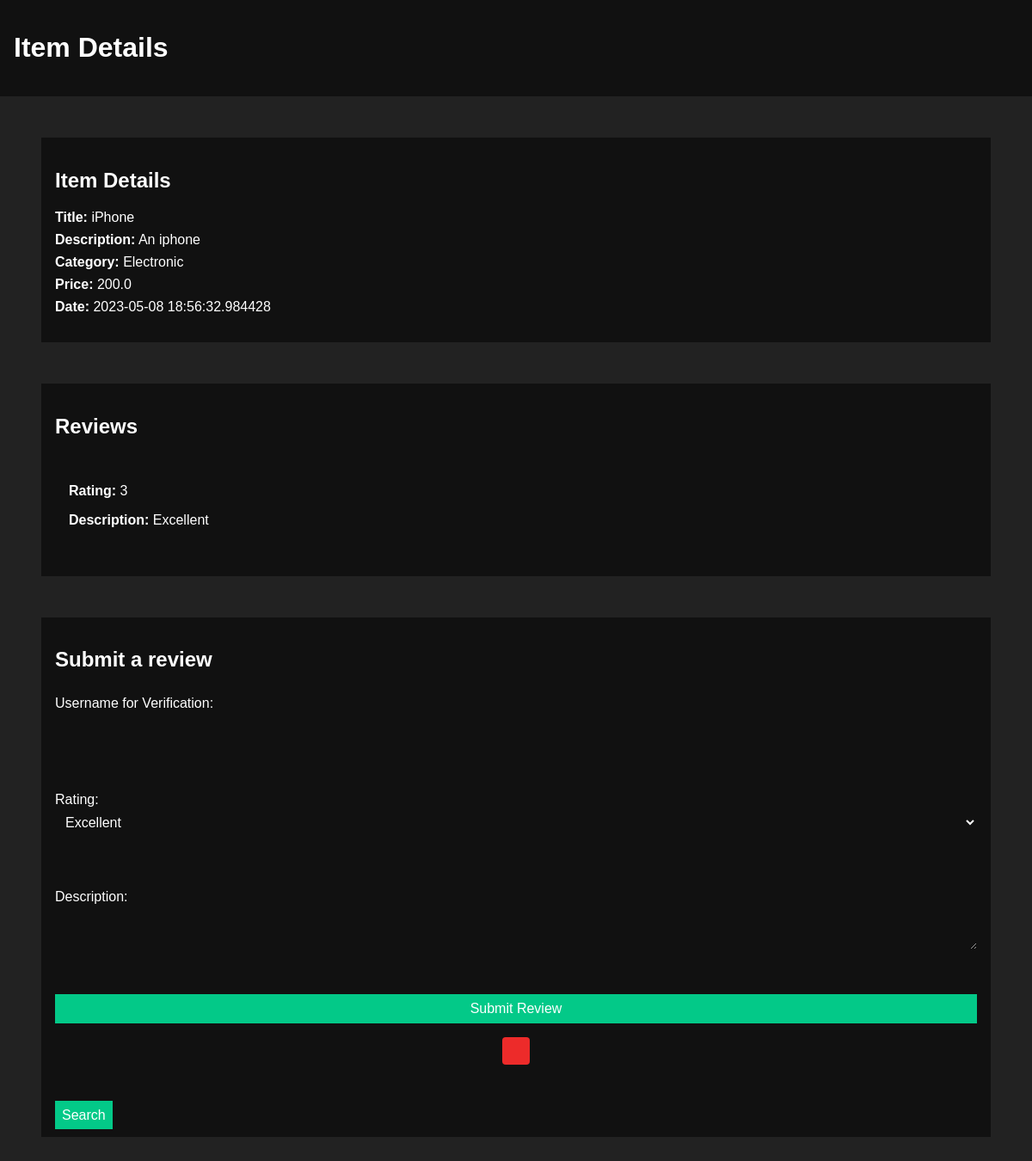
The app's page /item/3/ with its own data.
### tables this page shows
CREATE TABLE items (
                        id INTEGER PRIMARY KEY AUTOINCREMENT,
                        username TEXT,
                        title TEXT,
                        description TEXT,
                        category TEXT,
                        price REAL,
                        date TEXT
                        );

CREATE TABLE reviews (
                    id INTEGER PRIMARY KEY AUTOINCREMENT,
                    username TEXT,
                    item_id INTEGER,
                    rating TEXT,
                    description TEXT,
                    date TEXT
                    );

### app.py (the view)
@app.route("/item/<int:item_id>/")
def item_detail(item_id):
    with sqlite3.connect(db_path) as conn:
        c = conn.cursor()
        c.execute("SELECT * FROM items WHERE id = ?", (item_id,))
        item = c.fetchone()
        if item:
            c.execute("SELECT * FROM reviews WHERE item_id = ?", (item_id,))
            reviews = c.fetchall()
            return render_template("selected.html", item=item, reviews=reviews)
        else:
            return "Item not found", 404

### templates/selected.html (shortened to what this page needs)
<!DOCTYPE html>
<html lang="en">
  <head>
    <link rel="stylesheet" href="{{ url_for('static', filename='review.css') }}">
  </head>
  <body>
    <header>
      <h1>Item Details</h1>
    </header>
    <section class="item-details">
      <h2>Item Details</h2>
      <ul>
        <li><strong>Title:</strong> {{ item[2] }}</li>
        <li><strong>Description:</strong> {{ item[3] }}</li>
        <li><strong>Category:</strong> {{ item[4] }}</li>
        <li><strong>Price:</strong> {{ item[5] }}</li>
        <li><strong>Date:</strong> {{ item[6] }}</li>
      </ul>
    </section>
    <section class="reviews">
      <h2>Reviews</h2>
      {% if reviews %}
        {% for review in reviews %}
          <div class="review">
            <p><strong>Rating:</strong> {{ review[2] }}</p>
            <p><strong>Description:</strong> {{ review[3] }}</p>
          </div>
        {% endfor %}
      {% else %}
        <p>No reviews found.</p>
      {% endif %}
    </section>
    <section class="submit-review">
      <h2>Submit a review</h2>
      <form method="POST" action="{{ url_for('submit_review', item_id=item[0]) }}">
        <label for="username">Username for Verification:</label>
        <input type="username" id="title" name="username" required>
        <br><br>
        <label for="rating">Rating:</label>
        <select id="rating" name="rating" required>
          <option value="Excellent">Excellent</option>
        </select>
        <br><br>
        <label for="description">Description:</label>
        <textarea id="description" name="description" required></textarea>
        <br><br>
        <button type="submit" class="submit-btn">Submit Review</button>
        <div class="error-messages">
          <div class="messages">
          </div>
        </div>
      </form>
      <br>
      <a href="{{ url_for('searchbar') }}" class="search-bar-btn">Search</button></a>
    </section>
  </body>
</html>

### static/review.css (style rules this page uses)
body { font-family: Arial, sans-serif; margin: 0; padding: 0; background-color: #222222; color: #ffffff; }
h1, h2 { font-weight: bold; }
ul { list-style: none; padding: 0; }
header { background-color: #111111; color: #ffffff; padding: 1rem; }
section { padding: 1rem; margin: 3rem; background-color: #111111; }
form { display: flex; flex-direction: column; margin-bottom: 1rem; }
label { margin-top: 0.5rem; color: #ffffff; }
input, select, textarea { padding: 0.5rem; margin-bottom: 1rem; border-radius: 0; border: none; font-size: 1rem; background-color: #111111; color: #ffffff; }
button[type="submit"], .search-bar-btn { background-color: #03C988; color: #ffffff; padding: 0.5rem; border-radius: 0; border: none; cursor: pointer; font-size: 1rem; text-decoration: none; }
.item-details ul li { margin-bottom: 0.5rem; }
.reviews .review { background-color: #111111; border-radius: 0; padding: 1rem; margin-bottom: 1rem; }
.reviews .review p { margin-bottom: 0.5rem; color: #ffffff; }
.error-messages { display: flex; justify-content: center; align-items: center; width: 100%; }
.error-messages .messages { background-color: #ED2B2A; border: none; color: black; padding: 1em; border-radius: 0.25rem; font-weight: bold; margin: 1em 0; text-align: center; max-width: 600px; }

### records on screen
items: title "iPhone", description "An iphone", category "Electronic", price "200.0", date "2023-05-08 18:56:32.984428"
reviews: item "3", rating "Excellent"
